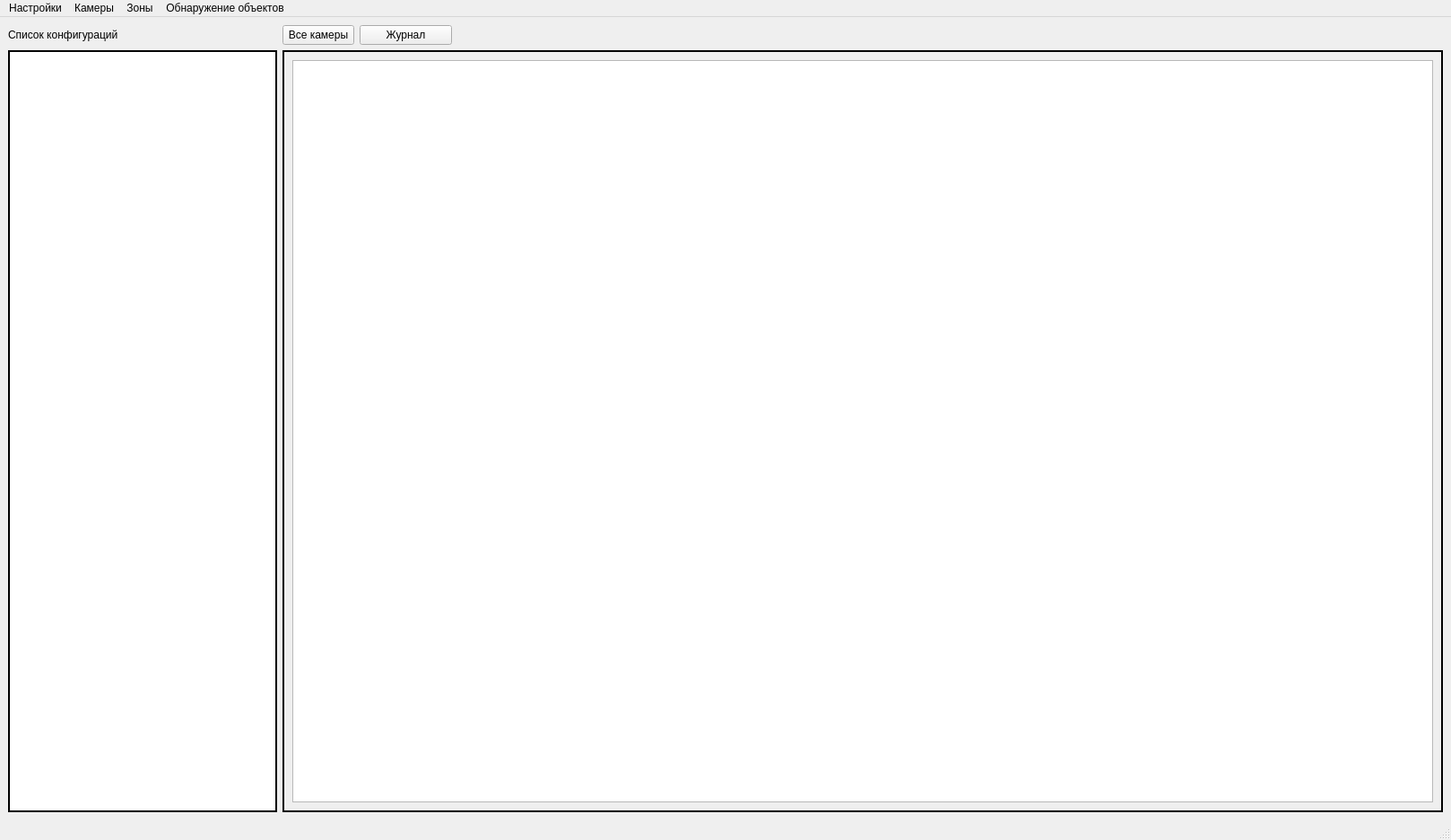
<?xml version="1.0" encoding="UTF-8"?>
<ui version="4.0">
 <class>OperatorStackedWindow</class>
 <widget class="QMainWindow" name="OperatorStackedWindow">
  <property name="geometry">
   <rect>
    <x>0</x>
    <y>0</y>
    <width>1618</width>
    <height>937</height>
   </rect>
  </property>
  <property name="windowTitle">
   <string>Модуль оператора</string>
  </property>
  <widget class="QWidget" name="centralwidget">
   <layout class="QVBoxLayout" name="verticalLayout">
    <item>
     <layout class="QHBoxLayout" name="horizontalLayout">
      <item>
       <widget class="QLabel" name="label">
        <property name="minimumSize">
         <size>
          <width>300</width>
          <height>0</height>
         </size>
        </property>
        <property name="maximumSize">
         <size>
          <width>300</width>
          <height>16777215</height>
         </size>
        </property>
        <property name="text">
         <string>Список конфигураций</string>
        </property>
       </widget>
      </item>
      <item>
       <widget class="QPushButton" name="btmAllCams">
        <property name="text">
         <string>Все камеры</string>
        </property>
       </widget>
      </item>
      <item>
       <widget class="QPushButton" name="btnLog">
        <property name="minimumSize">
         <size>
          <width>103</width>
          <height>0</height>
         </size>
        </property>
        <property name="text">
         <string>Журнал</string>
        </property>
       </widget>
      </item>
      <item>
       <spacer name="horizontalSpacer">
        <property name="orientation">
         <enum>Qt::Horizontal</enum>
        </property>
        <property name="sizeHint" stdset="0">
         <size>
          <width>40</width>
          <height>20</height>
         </size>
        </property>
       </spacer>
      </item>
     </layout>
    </item>
    <item>
     <layout class="QHBoxLayout" name="horizontalLayout_2">
      <item>
       <widget class="QTableWidget" name="tableWidgetConfigNames">
        <property name="minimumSize">
         <size>
          <width>300</width>
          <height>0</height>
         </size>
        </property>
        <property name="maximumSize">
         <size>
          <width>300</width>
          <height>16777215</height>
         </size>
        </property>
        <property name="frameShape">
         <enum>QFrame::Box</enum>
        </property>
        <property name="frameShadow">
         <enum>QFrame::Plain</enum>
        </property>
        <property name="lineWidth">
         <number>2</number>
        </property>
        <property name="gridStyle">
         <enum>Qt::SolidLine</enum>
        </property>
       </widget>
      </item>
      <item>
       <widget class="QStackedWidget" name="stackedWidget">
        <property name="frameShape">
         <enum>QFrame::Box</enum>
        </property>
        <property name="lineWidth">
         <number>2</number>
        </property>
        <property name="currentIndex">
         <number>0</number>
        </property>
        <widget class="QWidget" name="page">
         <layout class="QVBoxLayout" name="verticalLayout_2">
          <item>
           <widget class="QTableWidget" name="tableWidgetVideoLabels"/>
          </item>
         </layout>
        </widget>
        <widget class="QWidget" name="page_2">
         <layout class="QGridLayout" name="gridLayout">
          <item row="0" column="0">
           <widget class="QWidget" name="page2Widget" native="true">
            <property name="minimumSize">
             <size>
              <width>1200</width>
              <height>800</height>
             </size>
            </property>
            <property name="maximumSize">
             <size>
              <width>1200</width>
              <height>800</height>
             </size>
            </property>
           </widget>
          </item>
         </layout>
        </widget>
       </widget>
      </item>
     </layout>
    </item>
   </layout>
  </widget>
  <widget class="QMenuBar" name="menubar">
   <property name="geometry">
    <rect>
     <x>0</x>
     <y>0</y>
     <width>1618</width>
     <height>34</height>
    </rect>
   </property>
   <widget class="QMenu" name="menu">
    <property name="title">
     <string>Настройки</string>
    </property>
    <addaction name="dbSettings"/>
   </widget>
   <widget class="QMenu" name="menu_2">
    <property name="title">
     <string>Камеры</string>
    </property>
    <addaction name="turnOnAllCams"/>
    <addaction name="stopAllCams"/>
   </widget>
   <widget class="QMenu" name="menu_3">
    <property name="title">
     <string>Зоны</string>
    </property>
    <addaction name="btnShowZoneOn"/>
    <addaction name="btnShowZoneOff"/>
   </widget>
   <widget class="QMenu" name="menu_4">
    <property name="title">
     <string>Обнаружение объектов</string>
    </property>
    <addaction name="btnDetectObjectsOn"/>
    <addaction name="btnDetectObjectsOff"/>
   </widget>
   <addaction name="menu"/>
   <addaction name="menu_2"/>
   <addaction name="menu_3"/>
   <addaction name="menu_4"/>
  </widget>
  <widget class="QStatusBar" name="statusbar"/>
  <action name="dbSettings">
   <property name="text">
    <string>База данных</string>
   </property>
  </action>
  <action name="turnOnAllCams">
   <property name="text">
    <string>Запуск</string>
   </property>
  </action>
  <action name="stopAllCams">
   <property name="text">
    <string>Остановка</string>
   </property>
  </action>
  <action name="btnShowZoneOn">
   <property name="text">
    <string>Отобразить</string>
   </property>
  </action>
  <action name="btnShowZoneOff">
   <property name="text">
    <string>Убрать</string>
   </property>
  </action>
  <action name="btnDetectObjectsOn">
   <property name="text">
    <string>Включить</string>
   </property>
  </action>
  <action name="btnDetectObjectsOff">
   <property name="text">
    <string>Отключить</string>
   </property>
  </action>
 </widget>
 <resources/>
 <connections/>
</ui>
